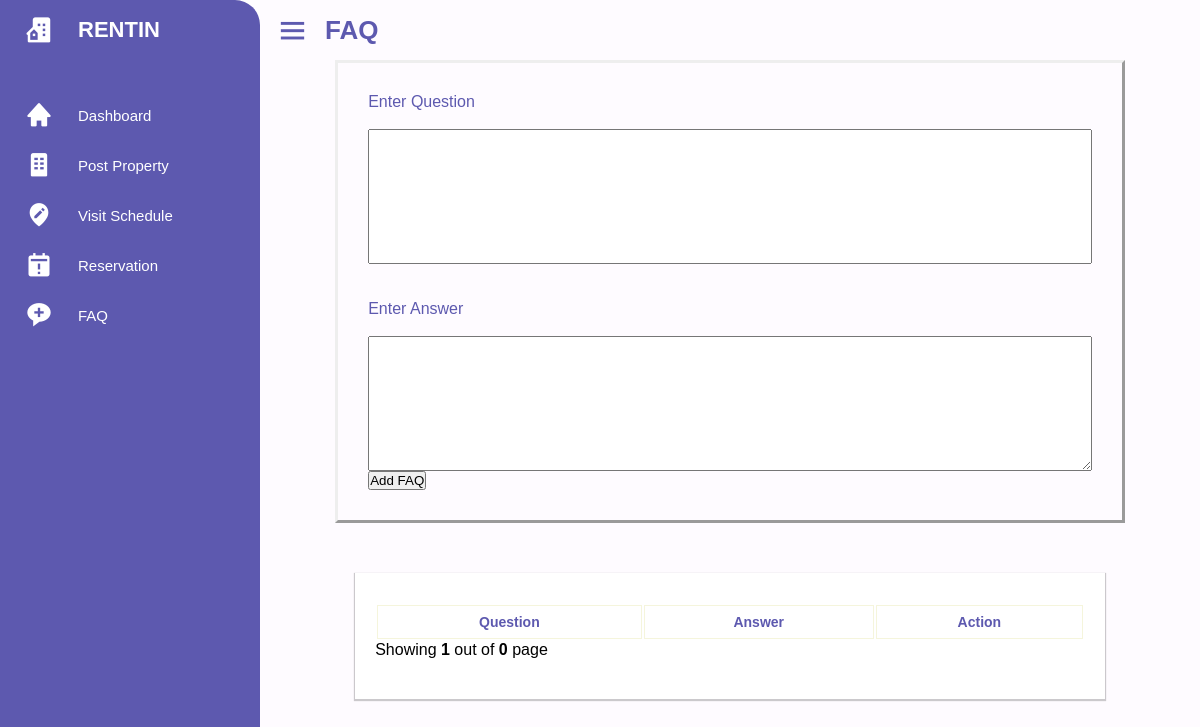
Page /FAQ.php on the earlier database version.
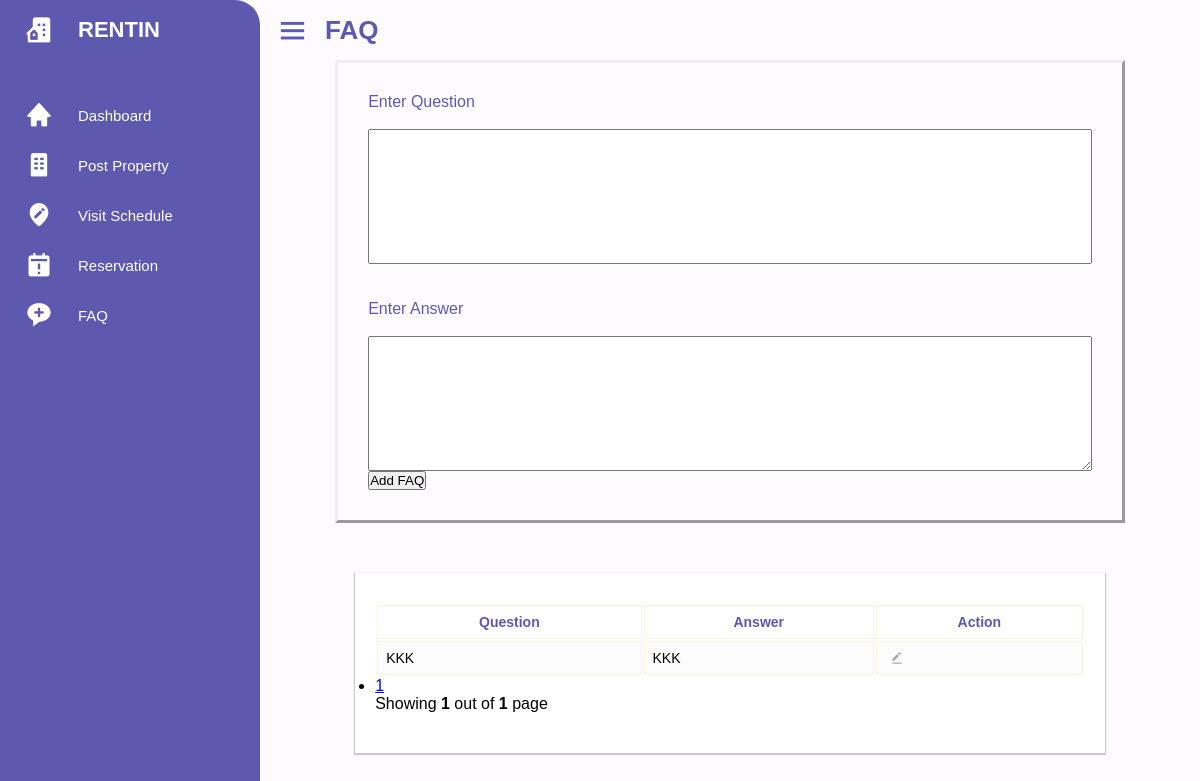
Same page on the later database version.
### tables this page shows
CREATE TABLE `faq` (
  `faq_ID` int(11) NOT NULL,
  `question` text NOT NULL,
  `answer` text NOT NULL
);

### FAQ.php (the view, shortened to what this page needs)
<!DOCTYPE>
<html>
    <head>
        <link href='https://unpkg.com/boxicons@2.1.4/css/boxicons.min.css' rel='stylesheet'>
    </head>
    <body>
        <div class = "container">
            <div class = "navigation">
                <div class = "logo">
                <i class='bx bxs-building-house'></i>
                    <span class = "logo-name"> RENTIN </span>
                </div>
                <ul class = "nav-links">
                    <li>
                        <a href = "ownerDashboard.php">
                        <i class='bx bxs-home'></i>
                            <span class = "label"> Dashboard </span>
                        </a>
                    </li>
                    <li>
                        <a href = "ownerProperty.php">
                        <i class='bx bxs-building'></i>
                            <span class = "label"> Post Property </span>
                        </a>
                    </li>
                    <li>
                        <a href = "ownerVisit.php">
                        <i class='bx bxs-edit-location'></i>
                            <span class = "label"> Visit Schedule </span>
                        </a>
                    </li>
                    <li>
                        <a href = "#">
                        <i class='bx bxs-calendar-exclamation'></i>
                            <span class = "label"> Reservation </span>
                        </a>
                    </li>
                    <li>
                        <a href = "FAQ.php">
                        <i class='bx bxs-message-rounded-add'></i>
                            <span class = "label"> FAQ </span>
                        </a>
                    </li>
                </ul>
            </div>
        </div>
        <section class = "menu-toggle">
            <div class = "toggle-content">
                <i class = "bx bx-menu"> </i>
                <span class = "text"> FAQ </span>
            </div>
            <form method = "post" action = "addFAQ.php">
                <div class="form">
                       <div class="input_field">
                             <label> Enter Question</label>
                             <br>
                             <br>
                            <input type="text" name = "question" class="input" placeholder="" required>
                        </div>
                        <br>
                        <br>
                        <div class="input_field">
                             <label> Enter Answer</label>
                             <br>
                             <br>
                            <textarea name = "answer" id = "answer" class="input" placeholder="" required> </textarea>
                        </div>
                        <button type="submit" name = "add_FAQ" class="add-new"> Add FAQ </button>
                    </div>
                </form>
            <div class="container-xl">
                <div class="table-wrapper">
                    <div class="table-title">
                        <div class="row">
                        </div>
                    <table class="table table-striped table-hover table-bordered">
                        <thead>
                            <tr>
                                <th>Question</th>
                                <th>Answer</th>
                                <th>Action</th>
                            </tr>
                        </thead>
                        <tbody>
                        <?php
                            include "dbconn.php";
                            if(isset($_GET['page']) && $_GET['page'] !== "") {
                                $page = $_GET['page'];
                            } else {
                                $page = 1;
                            }
                            $limit = 6;
                            $offset = ($page - 1) * $limit;
                            $sql = "SELECT question, answer FROM faq LIMIT $offset, $limit";
                            $result = mysqli_query($conn, $sql);
                            while ($row = mysqli_fetch_assoc($result)) {
                                ?>
                                    <tr class = "data-row">
                                        <td> <?php echo $row['question'] ?> </td>
                                        <td> <?php echo $row['answer'] ?> </td>
                                        <td>
                                            <a href="#" class="edit" title="Edit"><i class="bx bxs-edit-alt"></i></a>
                                        </td>
                                    </tr>
                                <?php
                            }
                        ?>
                        </tbody>
                    </table>
                    <div class="clearfix">
                        <ul class="pagination">
                    <?php
                    $query =  "SELECT COUNT(*) FROM faq";
                    $result_count = mysqli_query($conn, $query);
                    $records = mysqli_fetch_row($result_count);
                    $total_records = $records[0];
                    $total_pages = ceil($total_records / $limit);
                    $link = "";
                    ?>
                    <?php
                         for ($counter = 1; $counter <= $total_pages; $counter++){
                            if ($counter == $page) {
                                $link .= "<li class = 'page-item active'>
                                <a class = 'page-link' href= 'FAQ?page="
                                .$counter."'>".$counter." </a></li>";
                            } else {
                                $link .= "<li class = 'page-item'>
                                <a class = 'page-link' href='FAQ.php?page=".$counter."'> ".$counter." </a> </li>";
                            }
                        };
                        echo $link;
                    ?>
                </ul>
                <div class="hint-text">Showing <b> <?= $page; ?> </b> out of <b> <?= $total_pages; ?></b> page</div>
                    </div>
                    </div>
                </div>
            </div>
        </section>
    </body>
</html>

Differences in the rows shown:
added faq: question "KKK", answer "KKK"
Other differences:
$total_pages: "0" → "1"
new list line: "1"
